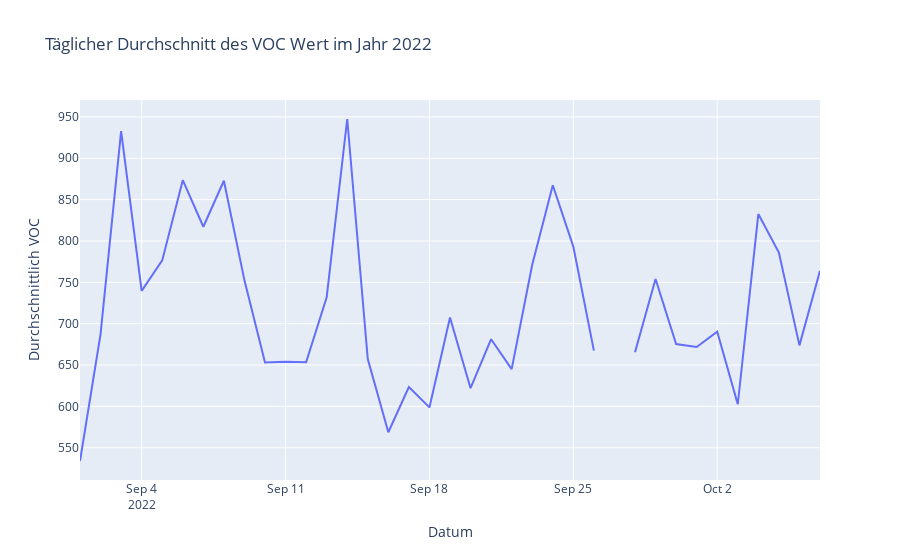

Notebook code for this chart:
### Code cell
fig = px.line(daily_avg_voc_2022, x='date_time', y='VOC', title='Täglicher Durchschnitt des VOC Wert im Jahr 2022',
              labels={'date_time': 'Datum', 'VOC': 'Durchschnittlich VOC'})

fig.show()

### Figure 1 — Plotly figure (JSON) as saved in the notebook; plotly's stock layout.template omitted (floating-point values rounded to 4 significant figures)
{"data": [{"hovertemplate": "Datum=%{x}<br>Durchschnittlich VOC=%{y}<extra></extra>", "legendgroup": "", "line": {"color": "#636efa", "dash": "solid"}, "marker": {"symbol": "circle"}, "mode": "lines", "name": "", "orientation": "v", "showlegend": false, "type": "scatter", "x": ["2022-09-01T00:00:00", "2022-09-02T00:00:00", "2022-09-03T00:00:00", "2022-09-04T00:00:00", "2022-09-05T00:00:00", "2022-09-06T00:00:00", "2022-09-07T00:00:00", "2022-09-08T00:00:00", "2022-09-09T00:00:00", "2022-09-10T00:00:00", "2022-09-11T00:00:00", "2022-09-12T00:00:00", "2022-09-13T00:00:00", "2022-09-14T00:00:00", "2022-09-15T00:00:00", "2022-09-16T00:00:00", "2022-09-17T00:00:00", "2022-09-18T00:00:00", "2022-09-19T00:00:00", "2022-09-20T00:00:00", "2022-09-21T00:00:00", "2022-09-22T00:00:00", "2022-09-23T00:00:00", "2022-09-24T00:00:00", "2022-09-25T00:00:00", "2022-09-26T00:00:00", "2022-09-27T00:00:00", "2022-09-28T00:00:00", "2022-09-29T00:00:00", "2022-09-30T00:00:00", "2022-10-01T00:00:00", "2022-10-02T00:00:00", "2022-10-03T00:00:00", "2022-10-04T00:00:00", "2022-10-05T00:00:00", "2022-10-06T00:00:00", "2022-10-07T00:00:00"], "xaxis": "x", "y": [534.0, 687.5, 932.8, 739.7, 776.5, 873.5, 817.2, 872.9, 752.4, 653.1, 653.9, 653.3, 731.9, 947.5, 657.2, 568.7, 623.4, 598.8, 707.4, 622.0, 681.2, 645.1, 771.3, 867.4, 793.2, 667.4, null, 665.6, 753.9, 675.5, 671.9, 690.2, 602.6, 832.5, 786.0, 673.7, 763.9], "yaxis": "y"}], "layout": {"legend": {"tracegroupgap": 0}, "title": {"text": "Täglicher Durchschnitt des VOC Wert im Jahr 2022"}, "xaxis": {"anchor": "y", "domain": [0, 1], "title": {"text": "Datum"}}, "yaxis": {"anchor": "x", "domain": [0, 1], "title": {"text": "Durchschnittlich VOC"}}}}
